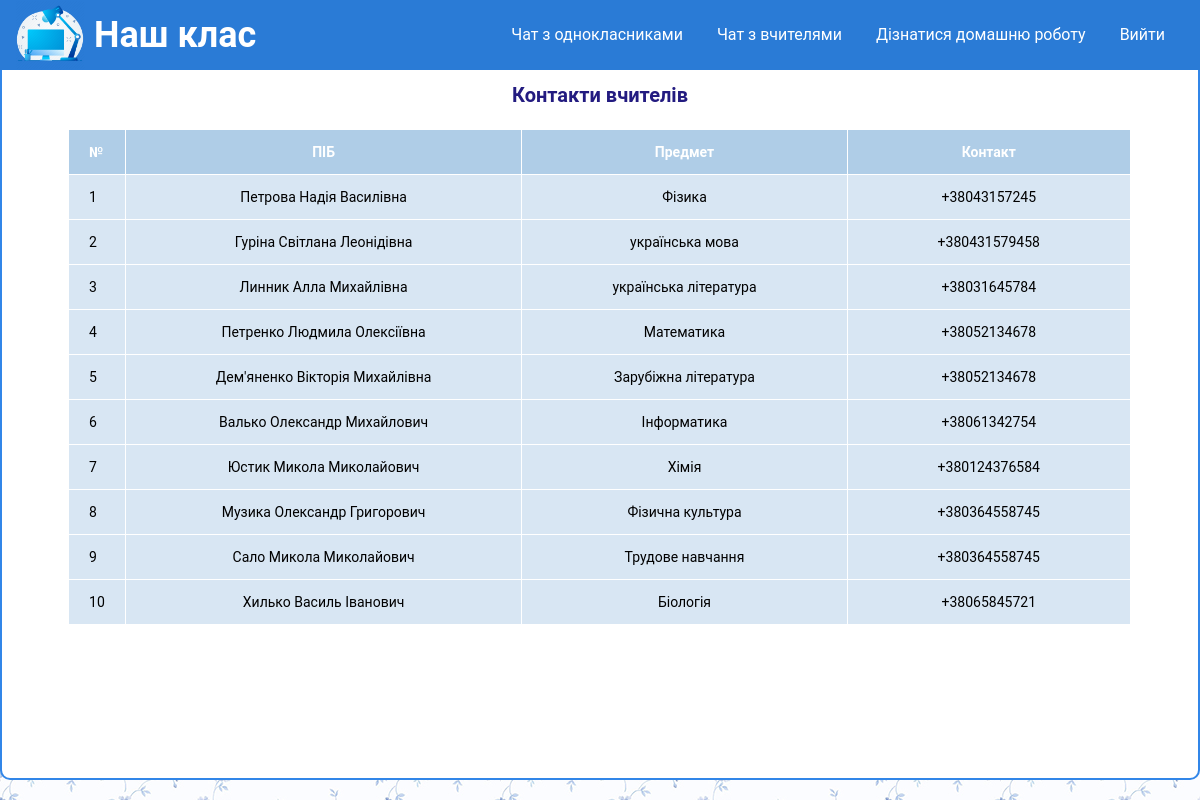
The page /pages/contacts.php (signed in) on the database as committed earlier.
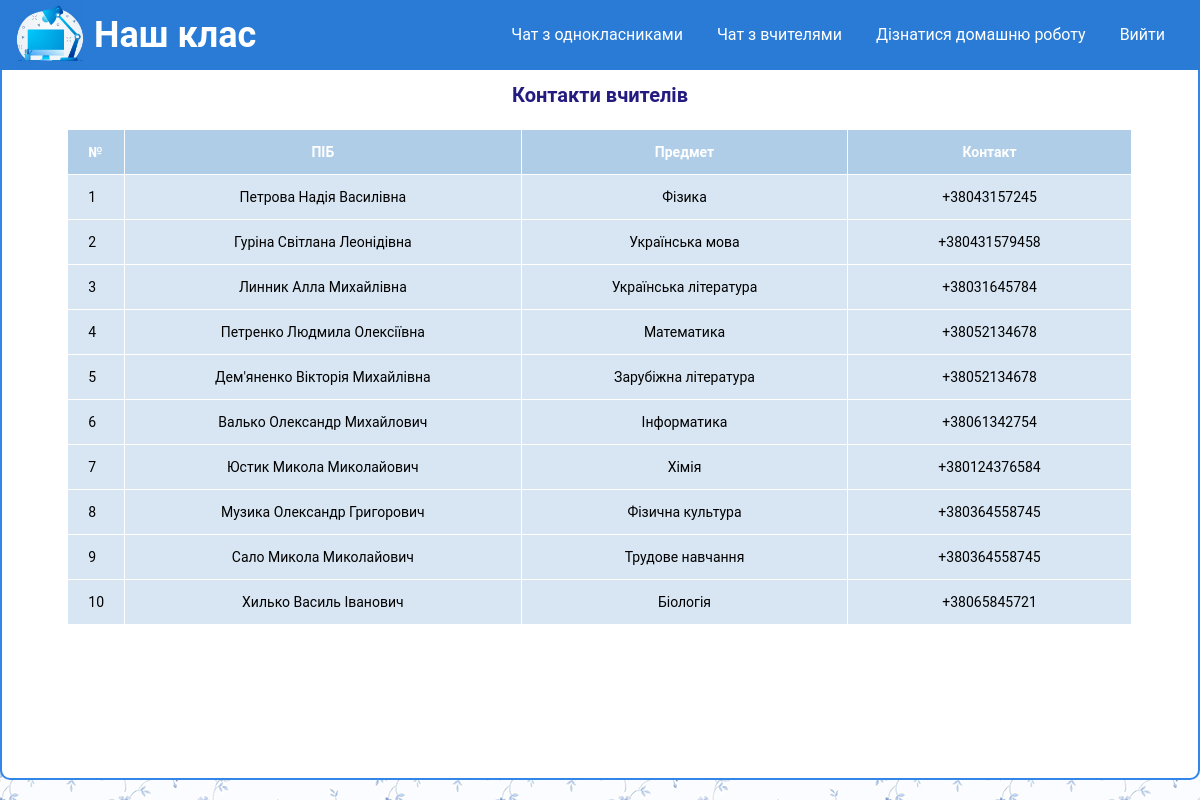
The same page on the database as committed later.
### tables this page shows
CREATE TABLE `contacts` (
  `id` int(11) NOT NULL,
  `name` varchar(255) NOT NULL,
  `user_status` int(20) NOT NULL,
  `image` varchar(255) NOT NULL,
  `phone` varchar(255) NOT NULL,
  `about` text NOT NULL,
  `login` varchar(255) NOT NULL,
  `password` varchar(255) NOT NULL,
  `last_message` text NOT NULL,
  `subject` varchar(100) NOT NULL
);

### pages/contacts.php (the view, shortened to what this page needs)
<!DOCTYPE html>
<html lang="en">
<head>
	<link rel="stylesheet" type="text/css" href="/style/style.css">
	<link rel="stylesheet" type="text/css" href="/style/chat.css">
</head>
<body>
	<?php
		include $_SERVER['DOCUMENT_ROOT'] . "/configs/db.php";
		include $_SERVER['DOCUMENT_ROOT'] . "/pice-of-site/header.php";
	?>
	<main>
		<div id="content" class="flex">
			<p class="admin-title">Контакти вчителів</p>
			<table>
				<tr>
					<th>№</th>
					<th>ПІБ</th>
					<th>Предмет</th>
					<th>Контакт</th>
				</tr>
			<?php
				$sql_contacts = "SELECT * FROM contacts WHERE user_status != 0";
				$result_contacts = mysqli_query($connect, $sql_contacts);
				$col_contacts = mysqli_num_rows($result_contacts);
            $i = 0;
				while($i < $col_contacts) {
					$contact = mysqli_fetch_assoc($result_contacts);
				?>
				<tr>
					<td><?php echo $i+1; ?></td>
					<td><?php echo $contact["name"]; ?></td>
					<td><?php echo $contact["subject"]; ?></td>
					<td><?php echo $contact["phone"]; ?></td>
				</tr>
				<?php
            $i = $i + 1;
				}
			?>
			</table>
		</div>
	</main>
</body>
</html>

Rows that differ between the two databases and show on the page:
changed contacts "Гуріна Світлана Леонідівна": subject "українська мова" → "Українська мова"
changed contacts "Линник Алла Михайлівна": subject "українська література" → "Українська література"
